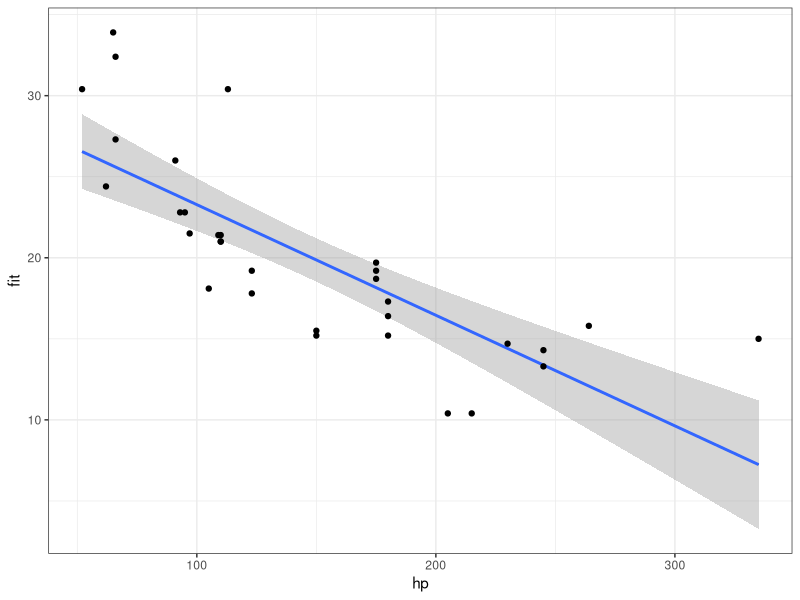

Recreate this plot in R.
#! /usr/bin/Rscript
library(ggplot2)
fit <- lm(mpg ~ hp + I(hp), data = mtcars)
prd <- data.frame(hp = seq(from = range(mtcars$hp)[1], to = range(mtcars$hp)[2], length.out = 100))
err <- predict(fit, newdata = prd, se.fit = TRUE)

prd$lci <- err$fit - 1.96 * err$se.fit
prd$fit <- err$fit
prd$uci <- err$fit + 1.96 * err$se.fit

png(filename="sampleOutput.png")

ggplot(prd, aes(x = hp, y = fit)) +
  theme_bw() +
  geom_line() +
  geom_smooth(aes(ymin = lci, ymax = uci), stat = "identity") +
  geom_point(data = mtcars, aes(x = hp, y = mpg))

dev.off()